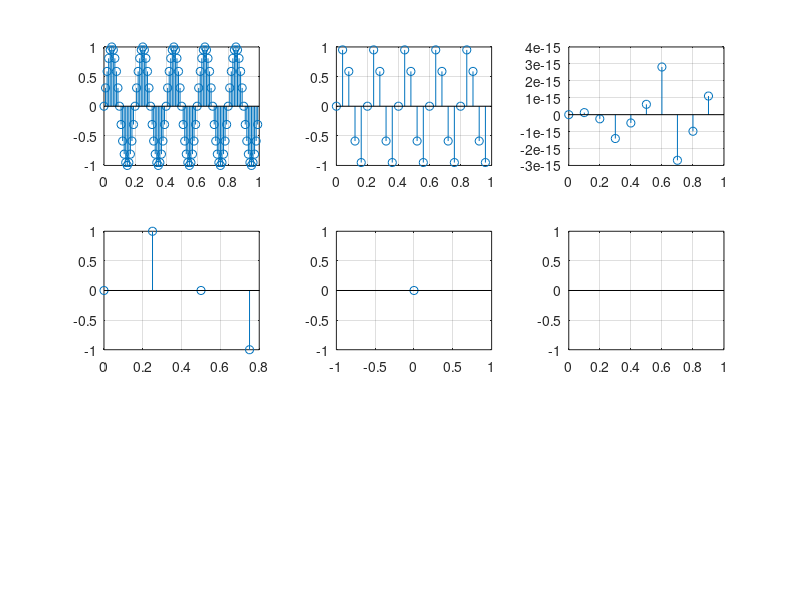

MATLAB code to generate this figure:
##Ejer4
fs=5;

##Frecuencia de muestreo = 100 hz
fm=100;
T=1/fm;
t=0:T:1-T;
x=sin(2*pi*fs*t);
subplot(3,3,1)
stem(t,x)
grid on

##Frecuencia de muestreo = 25 hz
fm=25;
T=1/fm;
t=0:T:1-T;
x=sin(2*pi*fs*t);
subplot(3,3,2)
stem(t,x)
grid on

##Frecuencia de muestreo = 10 hz
fm=10;
T=1/fm;
t=0:T:1-T;
x=sin(2*pi*fs*t);
subplot(3,3,3)
stem(t,x)
grid on

##Frecuencia de muestreo = 44 hz
fm=4;
T=1/fm;
t=0:T:1-T;
x=sin(2*pi*fs*t);
subplot(3,3,4)
stem(t,x)
grid on

##Frecuencia de muestreo = 1 hz
fm=1;
T=1/fm;
t=0:T:1-T;
x=sin(2*pi*fs*t);
subplot(3,3,5)
stem(t,x)
grid on

##Frecuencia de muestreo = 0.5 hz
fm=0.5;
T=1/fm;
t=0:T:1-T;
x=sin(2*pi*fs*t);
subplot(3,3,6)
stem(t,x)
grid on


##Solo se observa la sinusoidal correctametne en 100,25 y muy incorrectamente en 10 hz. Eso es
##Por la relacion 2*fs<=fm
